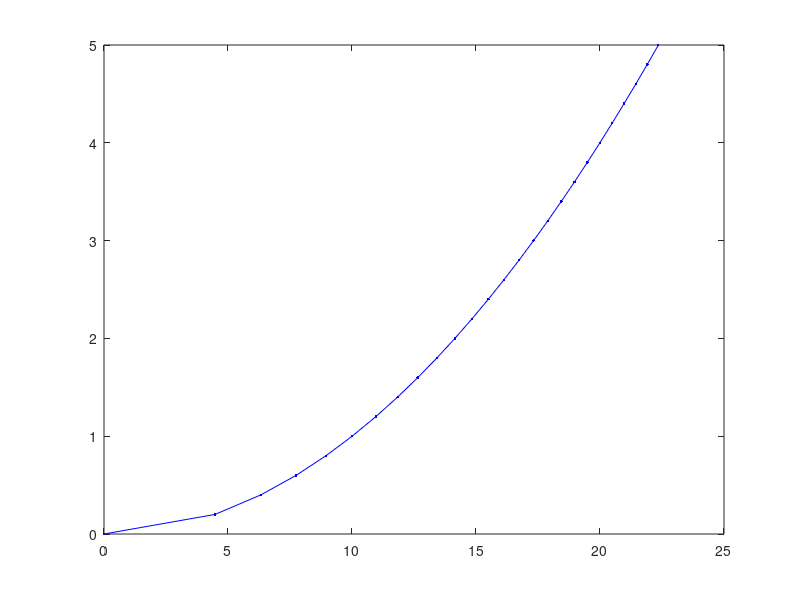

This chart was generated by the following MATLAB code: (Note: this script raises an error after producing the figure.)
%%%%%%%%%%%%%%%%%%%%%%%%%%%%%%
% Controls Systems Lab
% Lab 1 : Getting familiar with Matlab
% Colin Roskos
%%%%%%%%%%%%%%%%%%%%%%%%%%%%%%

%%%%%%%%%%%%%
%% Part 1
%%%%%%%%%%%%%

a = 5;
b = 10;
x = 0:.2:5;

y = exp(-a)*sin(x)+b*sqrt(x);

plot(y, x, "b.-")


%%%%%%%%%%%%%
%% Part 2
%%%%%%%%%%%%%

A = [1 2 3 ; 4 5 6 ; 7 8 9];
At = inv(A)


%%%%%%%%%%%%%
%% Part 3
%%%%%%%%%%%%%


o = fun(10)
r = roots([1, 30, 200])


function f = fun(s)
    f = s^2 + 30*s + 200;
end
